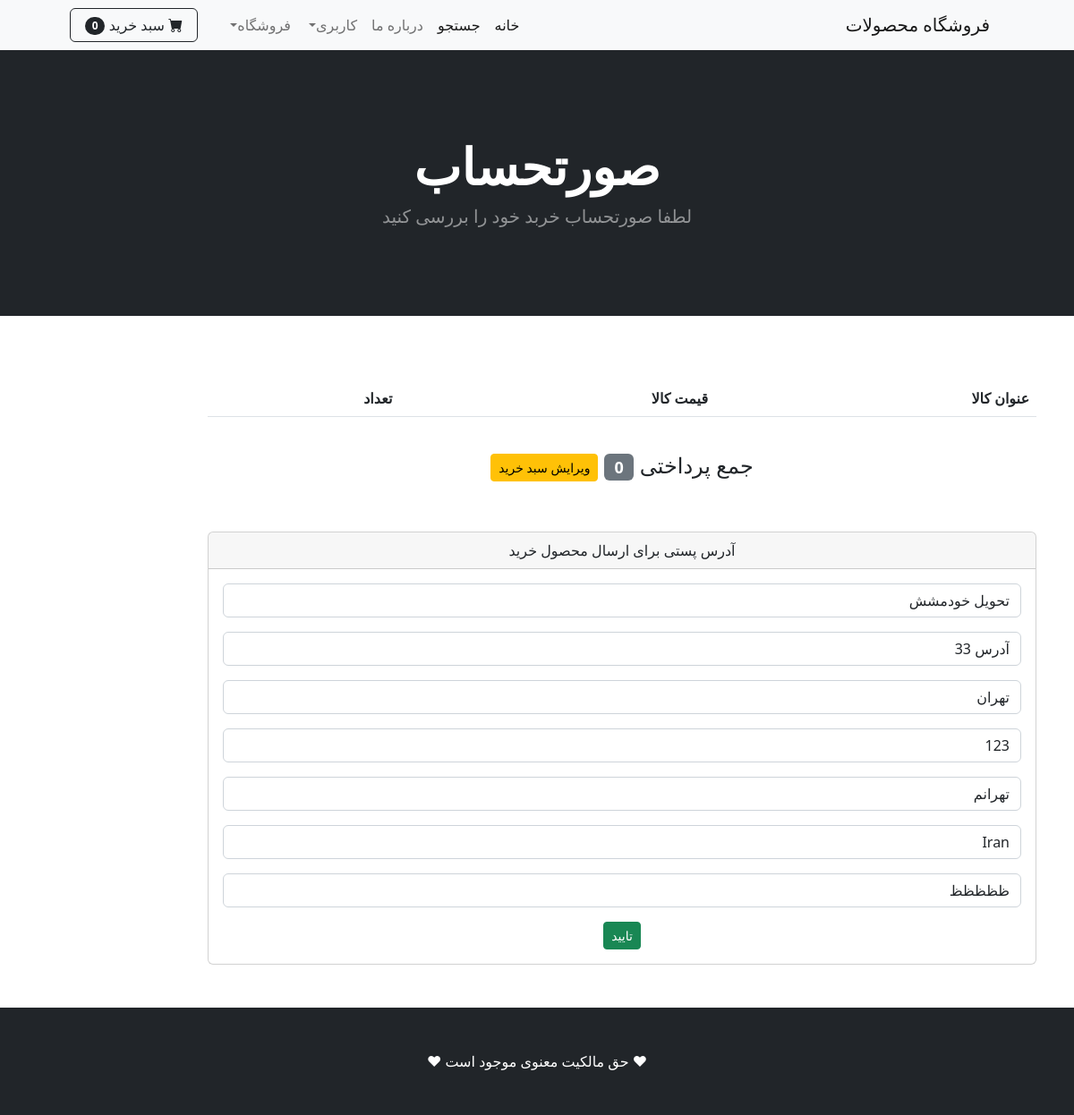
/payment/checkout/ (signed in), run on the app's committed database.
### payment/models.py (models this page shows, shortened)
class ShippingAddress(models.Model):
    user=models.ForeignKey(User,on_delete=models.CASCADE)
    shipping_address_full_name=models.CharField(max_length=100)
    shipping_address_email=models.CharField(max_length=100)
    shipping_address_address = models.CharField(max_length=100, blank=True)
    shipping_address_city = models.CharField(max_length=100, blank=True)
    shipping_address_state = models.CharField(max_length=100, blank=True)
    shipping_address_zipcode = models.CharField(max_length=100, blank=True)
    shipping_address_phone = models.CharField(max_length=100, blank=True)
    shipping_address_country = models.CharField(max_length=100, default='Iran')
    shipping_address_old_cart = models.CharField(max_length=500, blank=True)
    class Meta:
        verbose_name = 'Shipping Address'
        verbose_name_plural = 'Shipping Addresses'

### payment/views.py (the view)
# urls.py: path('checkout/', views.checkout,name='checkout'),
def checkout(request):
    cart = Cart(request)
    products = cart.get_products()
    quantities = cart.get_quantity()
    total_ordering = cart.get_total()
    shipping_form = ShippingAddressForm(request.POST or None)
    if request.user.is_authenticated:
        current_user=ShippingAddress.objects.get(user__id=request.user.id)
        shipping_form=ShippingAddressForm(request.POST or None,instance=current_user)
    if shipping_form.is_valid():
        shipping_form.save()
        messages.success(request, 'آدرس ارسال محصول با موفقیت ثبت شد')
    return render(request,'payment/checkout.html',{'products': products, 'quantities': quantities, 'total_ordering': total_ordering,'shipping_form':shipping_form})

### cart/cart.py (called while the page is built, shortened)
    def __len__(self):
        return len(self.cart)

    def get_products(self):
        product_ids=self.cart.keys()
        products=Product.objects.filter(id__in=product_ids)
        return products

    def get_quantity(self):
        quantity=self.cart
        return quantity

    def get_total(self):
        total=0
        quantity=self.get_quantity()
        products=self.get_products()
        return total

### cart/context_processors.py (called while the page is built)
def cart(request):
    return {'cart': Cart(request)}

### payment/templates/payment/checkout.html (shortened to what this page needs)
{% extends  'base.html' %}
{% load static %}
{% load humanize %}
{% block content %}
<header class="bg-dark py-5">
            <div class="container px-4 px-lg-5 my-5">
                <div class="text-center text-white">
                    <h1 class="display-4 fw-bolder">صورتحساب</h1>
                    <p class="lead fw-normal text-white-50 mb-0">لطفا صورتحساب خربد خود را بررسی کنید</p>
                </div>
            </div>
        </header>
       <div class="container">
        <div class="row">
            <div class="col-10">
            <center>
<br/><br/><br/>
    <table class="table table-striped ">
  <thead>
    <tr>
      <th scope="col">عنوان کالا</th>
      <th scope="col">قیمت کالا</th>
      <th scope="col">تعداد</th>
    </tr>
  </thead>
</table>
<br>
            <h4>جمع پرداختی <span class="badge text-bg-secondary">  {{ total_ordering|intcomma}}</span>
            <a href="{% url 'cart_summary' %}" class="btn btn-sm btn-primary btn-warning">ویرایش سبد خرید</a>
</h4>
<br/><br/>
<div class="card">
  <div class="card-header">
    آدرس پستی برای ارسال محصول خرید
  </div>
  <div class="card-body">
    <form method="post" action="{% url 'checkout' %}">
        {{ shipping_form.as_p }}
        <button type="submit" class="btn btn-sm btn-success"> تایید </button>
    </form>
  </div>
</div>
 </center>
            </div>
        </div>
       </div>
<br/><br/>
{% endblock %}

### data on the page
ShippingAddress: shipping_address_full_name "تحویل خودمشش", shipping_address_address "آدرس 33", shipping_address_city "تهران", shipping_address_phone "123", shipping_address_state "تهرانم", shipping_address_country "Iran", shipping_address_zipcode "ظظظظظ"

### other printed values
{{ cart|length }} "0"
{{ total_ordering|intcomma }} "0"
